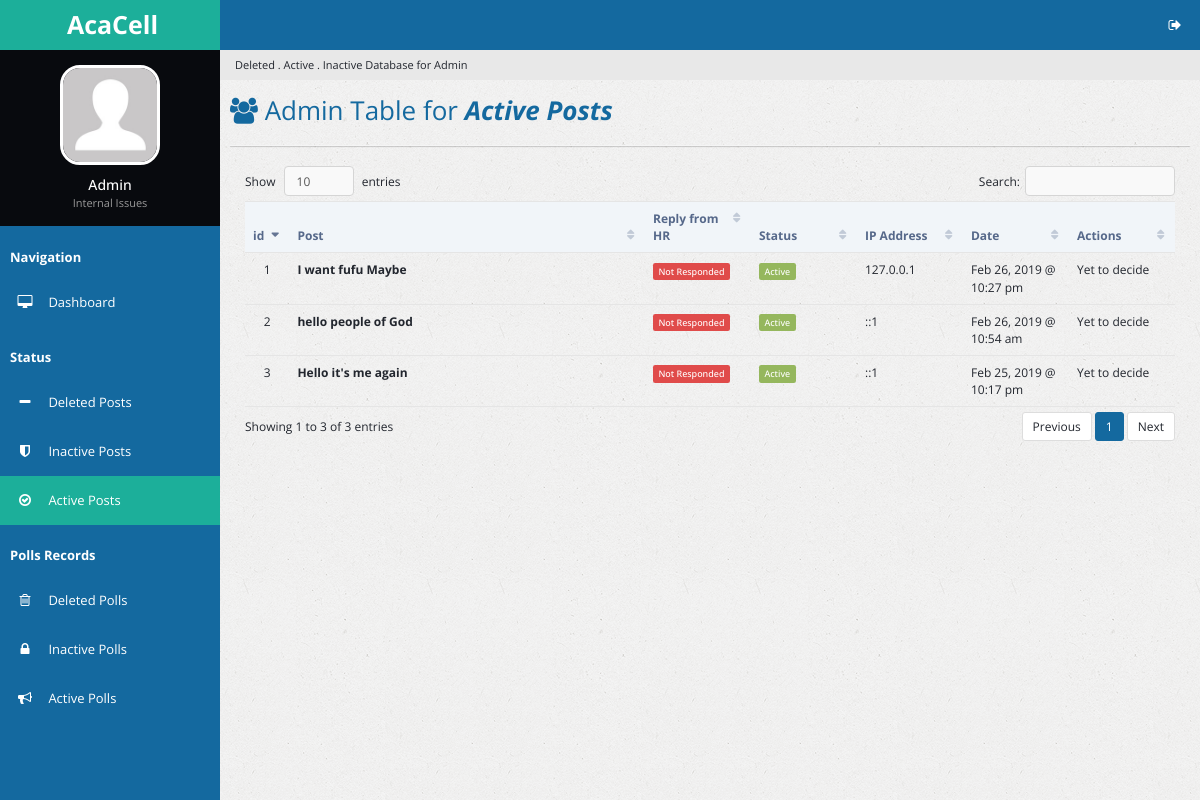
The app's page /actposts.php (signed in), older data.
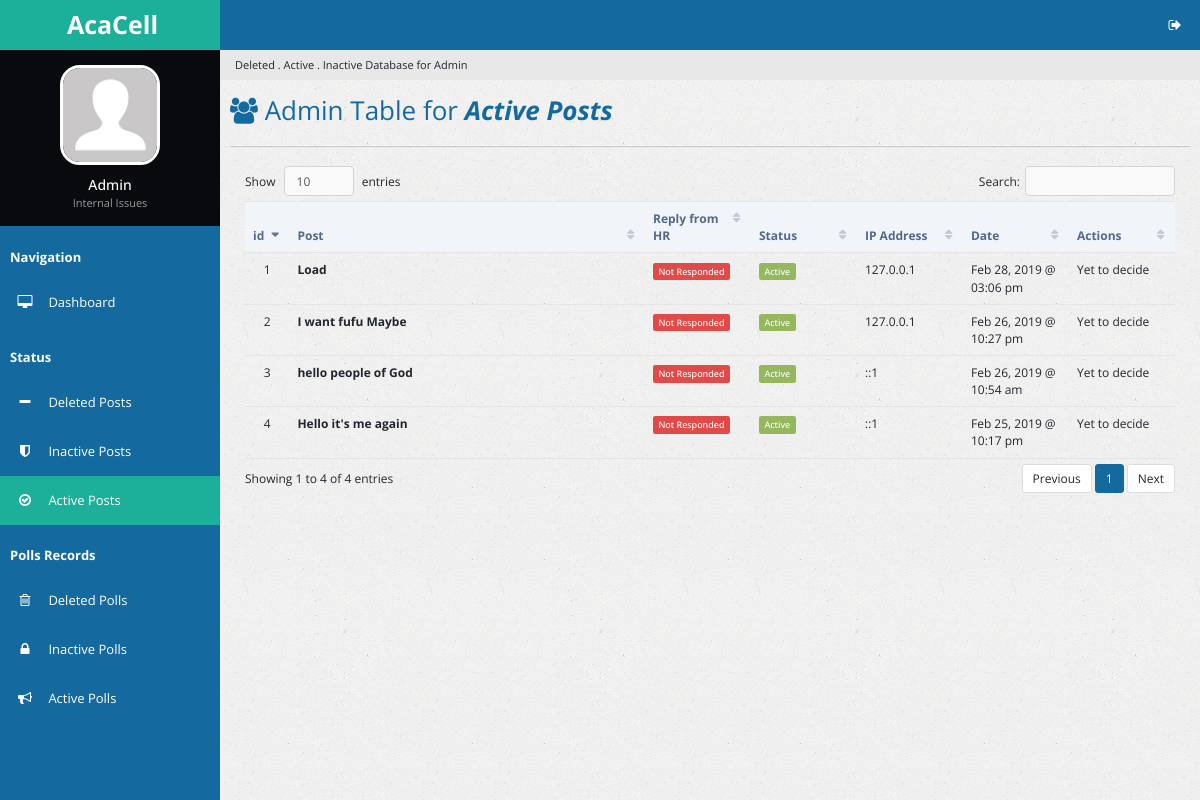
The same page, newer data.
### tables this page shows
CREATE TABLE `complaints` (
  `c_id` int(32) NOT NULL,
  `c_value` varchar(2048) NOT NULL,
  `c_division` varchar(64) NOT NULL,
  `c_date_created` int(16) NOT NULL,
  `c_ip_address` varchar(64) NOT NULL,
  `c_date_stop_display` int(16) NOT NULL,
  `u_fname` varchar(255) NOT NULL,
  `u_id` int(11) NOT NULL
);

### actposts.php (the view, shortened to what the changed rows need)
<?php
  include 'handlers/dbcon.php';
  $curr_time = time();
  if (isset($_SESSION['loggedin']) && isset($_SESSION['adminpanel'])) {
?>
<!DOCTYPE html>
<html lang="en">
<head>
        <link rel="stylesheet" type="text/css" id="theme" href="css/theme-default.css"/>
    </head>
    <body>
        <div class="page-container">
            <div class="page-sidebar">
                <ul class="x-navigation">
                    <li class="xn-logo">
                        <a href="table-export.php"><b>AcaCell</b></a>
                    </li>
                    <li class="xn-profile">
                        <div class="profile">
                            <div class="profile-image">
                                <img src="assets/images/users/avatar.jpg" alt="John Doe"/>
                            </div>
                            <div class="profile-data">
                                <div class="profile-data-name">Admin</div>
                                <div class="profile-data-title">Internal Issues</div>
                            </div>
                        </div>
                    </li>
                   <li class="xn-title"><b>Navigation</b></li>
                    <li>
                        <a href="admin.php"><span class="fa fa-desktop" style="color: white;"></span> <span class="xn-text" style="color: white;">Dashboard</span></a>
                    </li>
                    <li class="xn-title"><b>Status</b></li>
                    <li>
                        <a href="delposts.php"><span class="fa fa-minus" style="color: white;"></span> <span class="xn-text" style="color: white;">Deleted Posts</span></a>
                    </li>
                    <li>
                        <a href="inactposts.php"><span class="fa fa-shield" style="color: white;"></span> <span class="xn-text" style="color: white;">Inactive Posts</span></a>
                    </li>
                    <li class="active">
                        <a href="actposts.php"><span class="fa fa-check-circle-o" style="color: white;"></span> <span class="xn-text" style="color: white;">Active Posts</span></a>
                    </li>
                    <li class="xn-title"><b>Polls Records</b></li>
                    <li>
                       <a href="delpolls.php"><span class="fa fa-trash-o" style="color: white;"></span> <span class="xn-text" style="color: white;">Deleted Polls</span></a>
                   </li>
                    <li>
                       <a href="inactpolls.php"><span class="fa fa-lock" style="color: white;"></span> <span class="xn-text" style="color: white;">Inactive Polls</span></a>
                   </li>
                   <li>
                       <a href="actpolls.php"><span class="fa fa-bullhorn" style="color: white;"></span> <span class="xn-text" style="color: white;">Active Polls</span></a>
                   </li>
                  </ul>
            </div>
            <div class="page-content">
                <ul class="x-navigation x-navigation-horizontal x-navigation-panel">
                    <li class="xn-icon-button pull-right">
                        <a href="#" class="mb-control" data-box="#mb-signout"><span class="fa fa-sign-out"></span></a>
                    </li>
                </ul>
                    <ul class="breadcrumb">
                    <li class="active">Deleted . Active . Inactive Database for Admin</li>
                </ul>
                <div class="page-title">
                    <h2><span class="fa fa-users"></span> Admin Table for <i><b>Active Posts</b></i></h2>
                </div>
                <div class="page-content-wrap">
                    <div class="row">
                        <div class="col-md-12">
                            <div class="panel panel-default">
                                </div>
                                <div class="panel-body">
                                    <table id="customers2" class="table datatable">
                                        <thead>
                                            <tr>
                                                <th width="50">id</th>
                                                <th width="300">Post</th>
                                                <th width="100">Reply from HR</th>
                                                <th width="100">Status</th>
                                                <th width="100">IP Address</th>
                                                <th width="100">Date</th>
                                                <th width="100">Actions</th>
                                            </tr>
                                        </thead>
                                        <tbody>
                                          <?php
                                            $sql_actpostdisplay = "SELECT * FROM complaints WHERE c_date_stop_display > $curr_time ORDER BY c_date_created DESC";
                                            $success_actpostdisplay = mysqli_query($link, $sql_actpostdisplay);
                                            if ($success_actpostdisplay->num_rows > 0) {
                                              $i = 1;
                                              while($rows = $success_actpostdisplay->fetch_assoc()){
                                                $id = $rows['c_id'];
                                                $sql_commentpresent = "SELECT * FROM comments WHERE c_id = '$id'";
                                                $success_commentpresent = mysqli_query($link, $sql_commentpresent);
                                          ?>
                                          <tr id="trow<?php echo $rows['c_id']; ?>">
                                            <td class="text-center"><?php echo $i; ?></td>
                                            <td><strong> <?php echo $rows['c_value']; ?> </strong></td>
                                            <td>
                                              <?php
                                              if ($success_commentpresent->num_rows > 0) {?>
                                                  <span class='label label-success'>Responded</span>
                                              <?php }
                                              elseif ($success_commentpresent->num_rows == 0) {?>
                                                <span class='label label-danger'>Not Responded</span>
                                              <?php } ?>
                                            </td>
                                            <td><?php
                                              if ($curr_time < $rows['c_date_stop_display']) {
                                                echo "<span class='label label-success'>Active</span>";
                                              }
                                              elseif ($curr_time > $rows['c_date_stop_display']){
                                                echo "<span class='label label-danger'>Inactive</span>";
                                              } ?>
                                              </td>
                                              <td><?php echo $rows['c_ip_address']; ?></td>
                                              <td><?php echo date("M d, Y @ h:i a", $rows['c_date_created']); ?></td>
                                              <td>Yet to decide</td>
                                          </tr>
                                          <?php
                                              $i++;
                                                }
                                              }
                                          ?>
                                            </tbody>
                                    </table>
                                </div>
                            </div>
                        </div>
                    </div>
                </div>
            </div>
    </body>
</html>
<?php
}else {
  header('location:admin.php');
}
 ?>

Row changes from the older to the newer data that the page shows:
added complaints: c_value "Load", c_date_stop_display "Active", c_ip_address "127.0.0.1", c_date_created "Feb 28, 2019 @ 03:06 pm"
Text that changed along with them:
text written by a page script: "Show entries Search: Showing 1 to 3 of 3 entries Previous 1 Next" → "Show entries Search: Showing 1 to 4 of 4 entries Previous 1 Next"
